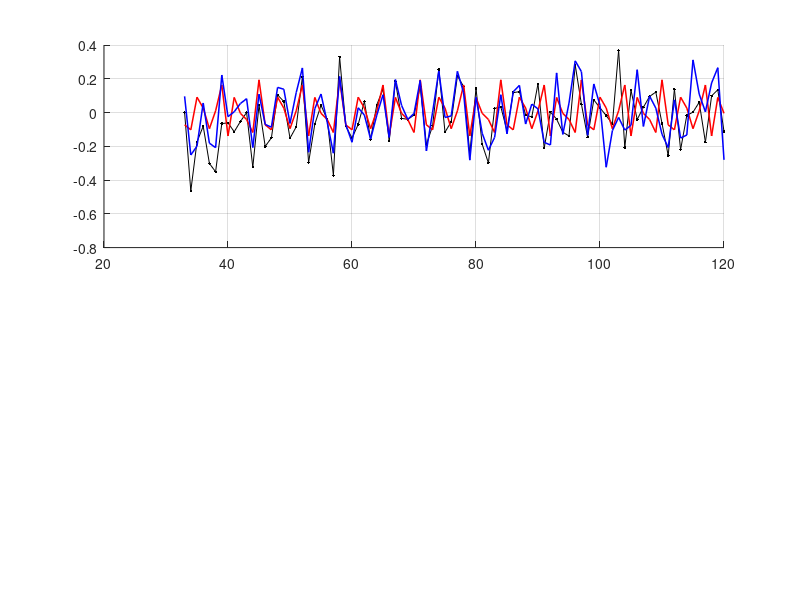

This figure's MATLAB source: (Note: this script raises an error after producing the figure.)
function resultado = leslie_mobius_punto_fijo(b0, Kf, fraccionEntreno, Ncriba)
% LESLIE_MOBIUS_PUNTO_FIJO
% Test autocontenido del punto fijo entre:
%   b -> frecuencias de M(b^n)/sqrt(b^n) -> intervalo positivo en r -> b_nuevo.
%
% CAMBIOS CLAVE
%   1) En la estimacion espectral excluye omega <= 4*pi/Nentreno.
%   2) No prueba positividad solo en b0. Calcula de una vez el intervalo
%      completo de r para el que
%          Q(w)=(w-r)*prod_j(w^2-2*cos(theta_j)*w+1)
%      tiene todos sus coeficientes no lideres <= 0.
%   3) Itera b_{q+1}=r_min(theta(b_q))^2, con amortiguacion opcional.
%   4) Tras la iteracion compara peine rigido y frecuencias libres fuera
%      de muestra, y valida la Leslie final si existe punto consistente.
%
% USO
%   resultado = leslie_mobius_punto_fijo
%   resultado = leslie_mobius_punto_fijo(1.15,6)
%   resultado = leslie_mobius_punto_fijo(1.15,6,0.65,2e7)
%
% FICHERO DE MU
%   Busca moebius.bin, mobius.bin o mu.bin, int8 con mu(1),mu(2),...
%   Si no existe, calcula la criba hasta Ncriba.
%
% NOTA
%   El mapa puede ser discontinuo porque las frecuencias dominantes pueden
%   cambiar de orden. Por eso se guarda toda la historia y se informa tanto
%   el residuo de punto fijo como la estabilidad del conjunto angular.

if nargin < 1 || isempty(b0),               b0 = 1.15; end
if nargin < 2 || isempty(Kf),               Kf = 6; end
if nargin < 3 || isempty(fraccionEntreno), fraccionEntreno = 0.65; end
if nargin < 4 || isempty(Ncriba),          Ncriba = 2e7; end

cfg.maxIterPF       = 30;
cfg.tolRelB         = 1e-6;
cfg.tolAngulo       = 2e-4;
cfg.amortiguacion   = 0.50;   % 1 = iteracion pura; menor reduce ciclos
cfg.bMin            = 1 + 1e-10;
cfg.bMax            = 1e3;
cfg.margenR         = 1e-10;
cfg.tolCoef         = 5e-11;
cfg.tolP            = 1e-13;
cfg.separacionFreq  = 0.05;
cfg.refinaAncho     = 0.03;
cfg.refinaPuntos    = 61;
cfg.refinaVueltas   = 4;
cfg.minTest         = 5;

%% 1. Cargar mu
mu = cargar_o_cribar_mu(Ncriba);
N = numel(mu);
M = cumsum(mu);
fprintf('mu(1..%d), mu(1..12) = %s\n',N,mat2str(mu(1:min(12,N))'));

esperado = [1 -1 -1 0 -1 1 -1 0 0 1 -1 0]';
if N >= 12 && ~isequal(mu(1:12),esperado)
    warning('Los primeros 12 valores no coinciden con Mobius.');
end

%% 2. Iteracion del punto fijo
hist = struct('iter',{},'b',{},'Np',{},'ntr',{},'omegaMin',{}, ...
    'theta',{},'rMin',{},'rMax',{},'bObjetivo',{},'bSiguiente',{}, ...
    'intervaloVacio',{},'residuoRel',{},'cambioAngular',{},'detalle',{});

b = b0;
thetaAnterior = [];
convergio = false;
razonParada = 'maximo de iteraciones';

fprintf('\n================ PUNTO FIJO ================\n');
for it = 1:cfg.maxIterPF
    [n,x,y,ntr,itr,ite] = observable_geometrico(M,N,b,Kf,fraccionEntreno,cfg.minTest);
    Np = numel(y);
    omegaMin = 4*pi/numel(itr);
    theta = estimar_frecuencias(y(itr),n(itr),Kf,cfg);

    if numel(theta) < Kf
        razonParada = sprintf('solo se estimaron %d de %d frecuencias',numel(theta),Kf);
        fprintf('Iter %d: %s.\n',it,razonParada);
        break
    end

    [rMin,rMax,admisible,p,detalle] = intervalo_r_positivo(theta,cfg.tolP);
    if ~admisible
        h = nueva_historia(it,b,Np,ntr,omegaMin,theta,NaN,NaN,NaN,NaN,true,NaN,NaN,detalle);
        hist(end+1) = h; %#ok<AGROW>
        razonParada = 'intervalo de positividad vacio';
        fprintf('Iter %2d | b=%12.7g | intervalo r VACIO | %s\n',it,b,detalle);
        break
    end

    rElegido = max([1+cfg.margenR,rMin+cfg.margenR]);
    if isfinite(rMax) && rElegido > rMax
        h = nueva_historia(it,b,Np,ntr,omegaMin,theta,rMin,rMax,NaN,NaN,true,NaN,NaN,'margen incompatible');
        hist(end+1) = h; %#ok<AGROW>
        razonParada = 'el intervalo no admite margen interior';
        break
    end

    bObjetivo = rElegido^2;
    if bObjetivo > cfg.bMax
        h = nueva_historia(it,b,Np,ntr,omegaMin,theta,rMin,rMax,bObjetivo,NaN,false,NaN,NaN,'b excede bMax');
        hist(end+1) = h; %#ok<AGROW>
        razonParada = sprintf('b objetivo %.6g excede bMax %.6g',bObjetivo,cfg.bMax);
        fprintf('Iter %2d | b=%12.7g | r=[%.7g,%s] | b_obj=%.7g > bMax\n', ...
            it,b,rMin,texto_infinito(rMax),bObjetivo);
        break
    end

    % Amortiguacion en log b: preserva b>1 y trata mejor escalas amplias.
    logbSig = (1-cfg.amortiguacion)*log(b) + cfg.amortiguacion*log(max(cfg.bMin,bObjetivo));
    bSiguiente = exp(logbSig);
    residuoRel = abs(bObjetivo-b)/max(1,b);
    cambioAngular = distancia_conjuntos(thetaAnterior,theta);

    h = nueva_historia(it,b,Np,ntr,omegaMin,theta,rMin,rMax,bObjetivo,bSiguiente,false,residuoRel,cambioAngular,detalle);
    hist(end+1) = h; %#ok<AGROW>

    fprintf(['Iter %2d | b=%12.7g | pts=%3d | wmin=%.4g | ' ...
             'r adm=[%.7g,%s] | b_obj=%12.7g | res=%.3e'], ...
             it,b,Np,omegaMin,rMin,texto_infinito(rMax),bObjetivo,residuoRel);
    if isfinite(cambioAngular)
        fprintf(' | dtheta=%.3e',cambioAngular);
    end
    fprintf('\n');

    if residuoRel <= cfg.tolRelB && ...
            (isempty(thetaAnterior) || cambioAngular <= cfg.tolAngulo)
        convergio = true;
        razonParada = 'punto fijo consistente';
        b = bObjetivo;
        break
    end

    thetaAnterior = theta;
    b = bSiguiente;
end

if isempty(hist)
    error('La iteracion no produjo ningun estado evaluable.');
end

%% 3. Recalcular el estado final de forma coherente
bFinal = b;
[n,x,y,ntr,itr,ite] = observable_geometrico(M,N,bFinal,Kf,fraccionEntreno,cfg.minTest);
thetaLibre = estimar_frecuencias(y(itr),n(itr),Kf,cfg);
[rMin,rMax,admisible,p,detalleIntervalo] = intervalo_r_positivo(thetaLibre,cfg.tolP);
rFinal = sqrt(bFinal);
positivaEnB = admisible && rFinal >= rMin-cfg.tolCoef && rFinal <= rMax+cfg.tolCoef;

%% 4. Comparar frecuencias libres y peine con la misma particion
m = 2*Kf+1;
thetaPeine = 2*pi*(1:Kf)/m;
AP = [cos(n*thetaPeine),sin(n*thetaPeine)];
AL = [cos(n*thetaLibre'),sin(n*thetaLibre')];
[rInP,rOutP,maxOutP,R2P,cP] = ajustar_y_predecir(AP,y,itr,ite);
[rInL,rOutL,maxOutL,R2L,cL] = ajustar_y_predecir(AL,y,itr,ite);
rmsCero = sqrt(mean(y(ite).^2));

fprintf('\n================ RESULTADO FINAL ================\n');
fprintf('Parada: %s\n',razonParada);
fprintf('b final = %.12g, r final = %.12g, puntos = %d\n',bFinal,rFinal,numel(y));
fprintf('Intervalo admisible final: r en [%.12g,%s]\n',rMin,texto_infinito(rMax));
fprintf('El mismo b pertenece al intervalo: %d\n',positivaEnB);
fprintf('Peine: RMS in %.6g | RMS out %.6g | max out %.6g | R2 out %+.6f\n',rInP,rOutP,maxOutP,R2P);
fprintf('Libre: RMS in %.6g | RMS out %.6g | max out %.6g | R2 out %+.6f\n',rInL,rOutL,maxOutL,R2L);
fprintf('Predictor cero fuera: RMS %.6g\n',rmsCero);
fprintf('Detalle intervalo: %s\n',detalleIntervalo);

%% 5. Construir y validar Leslie si el punto final es positivo
L = [];
a = [];
validacion = struct('construida',false,'minA',NaN,'errPerron',NaN, ...
    'errModulo',NaN,'residuoPolinomio',NaN,'rcondVectores',NaN);

if positivaEnB
    qc = coeficientes_Q_desde_p(p,rFinal); % coeficientes no lideres en w
    a = -qc .* rFinal.^(1:numel(qc));      % vuelta a z
    dim = numel(a);
    L = zeros(dim);
    L(1,:) = a;
    L(2:dim+1:end) = 1;

    ev = eig(L);
    [~,ip] = min(abs(ev-bFinal));
    lamP = ev(ip);
    ev(ip) = [];
    errPerron = abs(lamP-bFinal);
    errModulo = max(abs(abs(ev)-rFinal));

    raicesPred = [bFinal; rFinal*exp(1i*thetaLibre(:)); rFinal*exp(-1i*thetaLibre(:))];
    coefPolZ = poly(raicesPred.');
    escalaPol = max(1,sum(abs(coefPolZ)));
    residuoPol = max(abs(polyval(coefPolZ,raicesPred)))/escalaPol;

    validacion = struct('construida',true,'minA',min(a),'errPerron',errPerron, ...
        'errModulo',errModulo,'residuoPolinomio',residuoPol,'rcondVectores',NaN);
    fprintf('\nLeslie final: dim=%d | min(a)=%.3e | err Perron=%.3e | err modulo=%.3e | residuo P=%.3e\n', ...
        dim,min(a),errPerron,errModulo,residuoPol);
else
    fprintf('\nNo se construye Leslie: b final no es positivo para sus propios angulos.\n');
end

%% 6. Controles nulos, reestimando frecuencias en cada control
soporte = mu~=0;
controles = struct('nombre',{},'rmsOut',{},'R2Out',{},'rMin',{},'rMax',{},'admisible',{});
nombres = {'signos aleatorios en soporte','signos de mu permutados'};
fprintf('\n================ CONTROLES NULOS ================\n');
for ic = 1:2
    rng(3000+ic);
    s = zeros(N,1);
    idx = find(soporte);
    if ic == 1
        s(idx) = sign(randn(numel(idx),1));
    else
        s(idx) = mu(idx(randperm(numel(idx))));
    end
    Mc = cumsum(s);
    yc = Mc(x)./sqrt(x);
    thc = estimar_frecuencias(yc(itr),n(itr),Kf,cfg);
    Ac = [cos(n*thc'),sin(n*thc')];
    [~,ro,~,r2] = ajustar_y_predecir(Ac,yc,itr,ite);
    [rmi,rma,adm] = intervalo_r_positivo(thc,cfg.tolP);
    controles(end+1) = struct('nombre',nombres{ic},'rmsOut',ro,'R2Out',r2, ...
        'rMin',rmi,'rMax',rma,'admisible',adm); %#ok<AGROW>
    fprintf('%-30s | RMS out %.6g | R2 %+.6f | intervalo %d',nombres{ic},ro,r2,adm);
    if adm, fprintf(' [%.6g,%s]',rmi,texto_infinito(rma)); end
    fprintf('\n');
end

%% 7. Graficos
figure;
subplot(2,1,1); hold on; grid on
plot(n,y,'k.-','DisplayName','M(b^n)/sqrt(b^n)');
plot(n,AP*cP,'r-','LineWidth',1.1,'DisplayName',sprintf('peine R2=%+.3f',R2P));
plot(n,AL*cL,'b-','LineWidth',1.1,'DisplayName',sprintf('libre R2=%+.3f',R2L));
xline(n(ntr),'k--','LineWidth',1.4,'DisplayName','fin entreno');
xlabel('n'); ylabel('M/sqrt(x)'); legend show
title(sprintf('b final %.6g, K=%d',bFinal,Kf));
subplot(2,1,2); hold on; grid on
plot(n(ite),y(ite)-AP(ite,:)*cP,'r.-','DisplayName','residuo peine');
plot(n(ite),y(ite)-AL(ite,:)*cL,'b.-','DisplayName','residuo libre');
yline(0,'k-'); xlabel('n'); ylabel('error fuera'); legend show

figure;
subplot(2,1,1); hold on; grid on
itv = [hist.iter];
plot(itv,[hist.b],'o-','LineWidth',1.2,'DisplayName','b usado');
bo = [hist.bObjetivo];
plot(itv,bo,'s--','LineWidth',1.2,'DisplayName','r_{min}^2');
xlabel('iteracion'); ylabel('b'); legend show; title('iteracion del punto fijo');
subplot(2,1,2); hold on; grid on
semilogy(itv,max([hist.residuoRel],realmin),'o-','LineWidth',1.2);
xlabel('iteracion'); ylabel('residuo relativo');

figure; hold on; grid on
yc = y(itr)-mean(y(itr));
nf = 2^nextpow2(32*numel(itr));
Pow = abs(fft(yc,nf)).^2;
w = 2*pi*(0:nf-1)'/nf;
half = 1:floor(nf/2);
plot(w(half),Pow(half)/max(Pow(half)),'b-','LineWidth',1.1);
for k=1:Kf, xline(thetaPeine(k),'r--'); end
for k=1:numel(thetaLibre), xline(thetaLibre(k),'g-','LineWidth',1.3); end
xline(4*pi/numel(itr),'k:','LineWidth',1.5);
xlabel('frecuencia en n'); ylabel('potencia normalizada');
title('rojo: peine; verde: libres; negro: corte de baja frecuencia');

%% 8. Salida y archivos
resultado = struct;
resultado.convergio = convergio;
resultado.razonParada = razonParada;
resultado.bInicial = b0;
resultado.bFinal = bFinal;
resultado.rFinal = rFinal;
resultado.K = Kf;
resultado.historia = hist;
resultado.thetaLibre = thetaLibre;
resultado.thetaPeine = thetaPeine;
resultado.intervaloR = [rMin,rMax];
resultado.positivaEnB = positivaEnB;
resultado.peine = struct('rmsIn',rInP,'rmsOut',rOutP,'maxOut',maxOutP,'R2Out',R2P,'coef',cP);
resultado.libre = struct('rmsIn',rInL,'rmsOut',rOutL,'maxOut',maxOutL,'R2Out',R2L,'coef',cL);
resultado.rmsCero = rmsCero;
resultado.validacion = validacion;
resultado.controles = controles;
resultado.n = n;
resultado.x = x;
resultado.y = y;
resultado.L = L;
resultado.a = a;

save('leslie_mobius_punto_fijo_resultado.mat','resultado');
exportar_historia(hist,'leslie_mobius_punto_fijo_historia.csv');
assignin('base','resultado_punto_fijo',resultado);
if ~isempty(L), assignin('base','L_punto_fijo',L); end
fprintf('\nGuardados:\n  %s\n  %s\n','leslie_mobius_punto_fijo_resultado.mat','leslie_mobius_punto_fijo_historia.csv');
end

%% ========================================================================
function mu = cargar_o_cribar_mu(Ncriba)
mu = [];
for c = {'moebius.bin','mobius.bin','mu.bin'}
    if isfile(c{1})
        fprintf('Usando fichero %s\n',c{1});
        fid = fopen(c{1},'r');
        if fid < 0, error('No se pudo abrir %s.',c{1}); end
        limpieza = onCleanup(@() fclose(fid));
        mu = double(fread(fid,inf,'*int8'));
        clear limpieza
        break
    end
end
if isempty(mu)
    fprintf('Sin fichero de mu; cribando hasta %g...\n',Ncriba);
    mu = criba_mobius(round(Ncriba));
end
end

function [n,x,y,ntr,itr,ite] = observable_geometrico(M,N,b,Kf,fraccionEntreno,minTest)
if ~(isfinite(b) && b>1)
    error('b debe ser finito y mayor que 1.');
end
nmax = floor(log(N)/log(b));
n = (1:nmax)';
% Evita overflow y redondeos duplicados antes de elevar.
logx = n*log(b);
ok = logx <= log(N);
n = n(ok);
x = round(exp(logx(ok)));
ok = x>=100 & x<=N;
n = n(ok); x = x(ok);
[x,iu] = unique(x,'stable');
n = n(iu);
y = M(x)./sqrt(x);
Np = numel(y);
minEntreno = max(2*Kf+5,4*Kf+10);
ntr = min(max(minEntreno,round(fraccionEntreno*Np)),Np-minTest);
if Np < minEntreno+minTest || ntr < 2*Kf+1 || ntr >= Np
    error('b=%.6g deja solo %d puntos: insuficientes para K=%d.',b,Np,Kf);
end
itr = 1:ntr;
ite = ntr+1:Np;
end

function th = estimar_frecuencias(yv,nv,Kf,cfg)
yv = yv(:); nv = nv(:);
yd = yv-mean(yv);
Nn = numel(yd);
wmin = 4*pi/Nn;
nf = 2^nextpow2(32*Nn);
P = abs(fft(yd,nf)).^2;
w = 2*pi*(0:nf-1)'/nf;
h = 2:floor(nf/2)-1;
w = w(h); P = P(h);
ok = w>wmin & w<pi-wmin;
w = w(ok); P = P(ok);

pico = false(numel(P),1);
for k=2:numel(P)-1
    pico(k) = P(k)>P(k-1) && P(k)>=P(k+1);
end
id = find(pico);
[~,ord] = sort(P(id),'descend');
id = id(ord);
th = [];
for q=1:numel(id)
    wq = w(id(q));
    if isempty(th) || min(dist_circular_pi(wq,th))>cfg.separacionFreq
        th(end+1) = wq; %#ok<AGROW>
    end
    if numel(th)>=Kf, break; end
end
% Si faltan picos locales, completa con máximos separados del periodograma.
if numel(th)<Kf
    [~,ordTodo] = sort(P,'descend');
    for q=1:numel(ordTodo)
        wq = w(ordTodo(q));
        if isempty(th) || min(dist_circular_pi(wq,th))>cfg.separacionFreq
            th(end+1)=wq; %#ok<AGROW>
        end
        if numel(th)>=Kf, break; end
    end
end
th = sort(th(:));

for vuelta=1:cfg.refinaVueltas
    for k=1:numel(th)
        lo = max(wmin,th(k)-cfg.refinaAncho);
        hi = min(pi-wmin,th(k)+cfg.refinaAncho);
        rej = linspace(lo,hi,cfg.refinaPuntos);
        mejor = inf; wmej = th(k);
        for wq=rej
            tt=th; tt(k)=wq; tt=sort(tt);
            if numel(tt)>1 && min(diff(tt))<0.5*cfg.separacionFreq
                continue
            end
            A=[cos(nv*tt'),sin(nv*tt')];
            c=A\yv;
            res=norm(yv-A*c);
            if res<mejor
                mejor=res; wmej=wq;
            end
        end
        th(k)=wmej;
        th=sort(th);
    end
    cfg.refinaAncho = cfg.refinaAncho/2;
end
end

function d = dist_circular_pi(w,th)
% Frecuencias reales cos/sin se representan en (0,pi).
d = abs(w-th(:)');
end

function [rMin,rMax,admisible,p,detalle] = intervalo_r_positivo(th,tol)
% p(w)=prod(w^2-2cos(theta)w+1), coeficientes en orden descendente.
% Q=(w-r)p. Para cada coeficiente no lider q_j=p_{j+1}-r*p_j <= 0.
p = 1;
for t=th(:)'
    p = conv(p,[1,-2*cos(t),1]);
    p = real(p);
end
p(abs(p)<tol*max(1,norm(p,inf)))=0;
rMin = 1;
rMax = inf;
restricciones = 0;
for j=1:numel(p)-1
    A = p(j);      % multiplica a r con signo menos
    B = p(j+1);    % termino independiente: B-r*A <= 0
    escala=max([1,abs(A),abs(B)]);
    if abs(A)<=tol*escala
        if B>tol*escala
            admisible=false;
            detalle=sprintf('coef %d exige %.3e <= 0 con pendiente nula',j,B);
            return
        end
    elseif A>0
        rMin=max(rMin,B/A);
        restricciones=restricciones+1;
    else
        rMax=min(rMax,B/A);
        restricciones=restricciones+1;
    end
end
admisible = isfinite(rMin) && rMin<=rMax+tol*max(1,abs(rMin));
detalle=sprintf('%d restricciones activas; rMin=%.12g; rMax=%s', ...
    restricciones,rMin,texto_infinito(rMax));
end

function qc = coeficientes_Q_desde_p(p,r)
% Si p=[p0,...,p_{2K}], Q=(w-r)p tiene no lideres p1-r*p0,...,-r*p_{2K}.
qc = [p(2:end)-r*p(1:end-1), -r*p(end)];
qc = real(qc);
end

function [rmsIn,rmsOut,maxOut,R2out,c] = ajustar_y_predecir(A,y,itr,ite)
c=A(itr,:)\y(itr);
eIn=y(itr)-A(itr,:)*c;
eOut=y(ite)-A(ite,:)*c;
rmsIn=sqrt(mean(eIn.^2));
rmsOut=sqrt(mean(eOut.^2));
maxOut=max(abs(eOut));
den=sum(y(ite).^2);
if den<=realmin, R2out=NaN; else, R2out=1-sum(eOut.^2)/den; end
end

function d = distancia_conjuntos(a,b)
if isempty(a) || numel(a)~=numel(b), d=NaN; return; end
a=sort(a(:)); b=sort(b(:));
d=max(abs(a-b));
end

function h = nueva_historia(it,b,Np,ntr,wmin,theta,rMin,rMax,bObj,bSig,vacio,res,cambio,detalle)
h=struct('iter',it,'b',b,'Np',Np,'ntr',ntr,'omegaMin',wmin, ...
    'theta',theta(:)','rMin',rMin,'rMax',rMax,'bObjetivo',bObj, ...
    'bSiguiente',bSig,'intervaloVacio',vacio,'residuoRel',res, ...
    'cambioAngular',cambio,'detalle',detalle);
end

function s = texto_infinito(x)
if isinf(x) && x>0, s='Inf';
elseif isinf(x), s='-Inf';
else, s=sprintf('%.12g',x);
end
end

function exportar_historia(hist,nombre)
n=numel(hist);
iter=zeros(n,1); b=zeros(n,1); Np=zeros(n,1); ntr=zeros(n,1);
omegaMin=zeros(n,1); rMin=nan(n,1); rMax=nan(n,1);
bObjetivo=nan(n,1); bSiguiente=nan(n,1); intervaloVacio=false(n,1);
residuoRel=nan(n,1); cambioAngular=nan(n,1); detalle=cell(n,1);
for k=1:n
    iter(k)=hist(k).iter; b(k)=hist(k).b; Np(k)=hist(k).Np; ntr(k)=hist(k).ntr;
    omegaMin(k)=hist(k).omegaMin; rMin(k)=hist(k).rMin; rMax(k)=hist(k).rMax;
    bObjetivo(k)=hist(k).bObjetivo; bSiguiente(k)=hist(k).bSiguiente;
    intervaloVacio(k)=hist(k).intervaloVacio; residuoRel(k)=hist(k).residuoRel;
    cambioAngular(k)=hist(k).cambioAngular; detalle{k}=hist(k).detalle;
end
T=table(iter,b,Np,ntr,omegaMin,rMin,rMax,bObjetivo,bSiguiente, ...
    intervaloVacio,residuoRel,cambioAngular,detalle);
writetable(T,nombre);
end

function mu = criba_mobius(N)
t0=tic;
mu=ones(N,1,'int8');
cof=int64(1:N)';
lim=floor(sqrt(N));
esP=true(lim,1); esP(1)=false;
for i=2:floor(sqrt(lim))
    if esP(i), esP(i*i:i:lim)=false; end
end
pr=find(esP);
for k=1:numel(pr)
    p=pr(k); idx=p:p:N;
    mu(idx)=-mu(idx);
    cof(idx)=cof(idx)/int64(p);
    q=p*p;
    if q<=N, mu(q:q:N)=0; end
end
resto=cof>1;
mu(resto)=-mu(resto);
mu=double(mu);
fprintf('Criba terminada en %.1f s\n',toc(t0));
end
